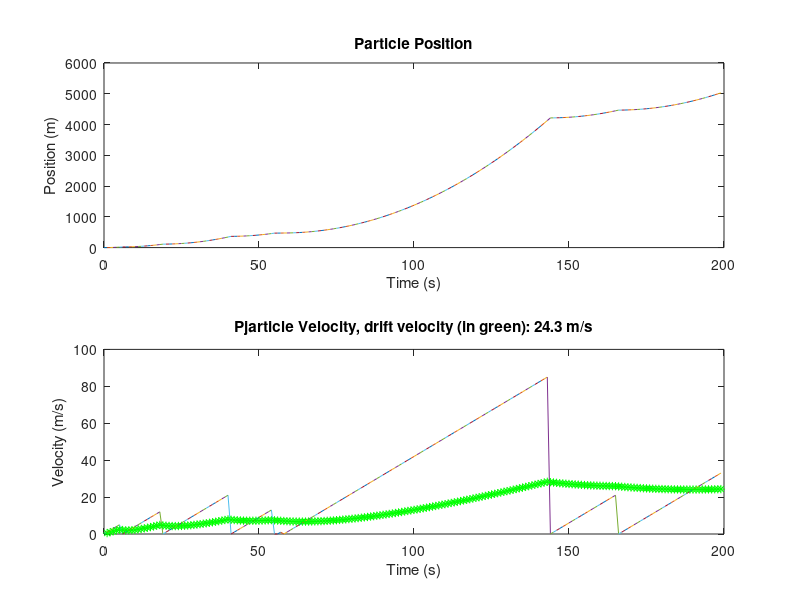

This chart was generated by the following MATLAB code:
% Initialize fundamental constants 
set(0,'DefaultFigureWindowStyle','normal')

global C
C.temp = 300;                       % Initial temperature 
C.kb = 1.3806504e-23;               % Boltzmann constant
C.m_0 = 9.10938215e-31;             % Electron mass
C.g = 9.80665;                      % metres (32.1740 ft) per s²
C.q_0 = 1.60217653e-19;             % electron charge

NumAdvances = 200; 
dt = 1;
time = 0;
distance = 0;
Ex = 0.2;

% (a) For a single electron initialize a position at x = 0 and a velocity of v = 0;
x = zeros(1,NumAdvances);

Vx = zeros(1,NumAdvances);


% (PArt b-d) Advance the electron in time updating it?s position and velocity with a force present.
figure('Name', 'Updating position and velocity')


for i=2:NumAdvances
    % F/m = eEx/m_e
    % F = (C.q_0*Ex)/(C.m_0)
    dvx = (1)*dt;
    Vx(i) = Vx(i-1) + dvx;
     
    dx = Vx(i) * dt;
    
    x(i) = x(i-1) + dx;
    distance = distance + dx;
    time = time + dt; 
    
    scattered = rand();
    prob_scattered = 0.05;
    if scattered <= prob_scattered
        Vx(i) = 0;
    end 
    
    drift_velocity = sum(Vx)/i;

     
    %figure('Name', 'Part B: Updating position and velocity')
    subplot(2,1,1);
    plot([time-dt, time], [x(i-1), x(i)]);
    pause(0.000001);
    xlabel('Time (s)');
    ylabel('Position (m)');
    title('Particle Position');
    hold on;
    
    str = sprintf('Pjarticle Velocity, drift velocity (in green): %.3d m/s', drift_velocity);

    subplot(2,1,2); 
    plot([time-dt, time], [Vx(i-1), Vx(i)]);
    pause(0.000001);
    xlabel('Time (s)');
    ylabel('Velocity (m/s)');
    title(str);
    hold on;
    plot(time, drift_velocity, 'g*');
    
    
end 


% (c) Plot the position and velocity as a movie (use plot() and hold on)
% (d) Now assign a probability of scattering of 0.05 at each time step. Using rand() decide if it scattered
% during the last time step and if so set v back to 0. Show us the movie.


% (e) Calculate the drift velocity and display it in the title.
% (f) Play with the simulator. Make if run for many particles at the same time (make x and v vectors).
% (g) Try different scattering rules and see how that effects the average (drift) velocity

% NumAdvances = 200; 
% dt = 1;
% time = 0;
% distance = 0;
% Ex = 0.2;
% 
% % (a) For a single electron initialize a position at x = 0 and a velocity of v = 0;
% x = zeros(3,NumAdvances);
% 
% Vx = zeros(3,NumAdvances);
% 
% 
% % (PArt b-d) Advance the electron in time updating it?s position and velocity with a force present.
% figure('Name', 'Updating position and velocity')
% 
% 
% for i=2:NumAdvances
%     for p=1:3
%     % F/m = eEx/m_e
%     % F = (C.q_0*Ex)/(C.m_0)
%     dvx = (1)*dt;
%     Vx(p,i) = Vx(p,i-1) + dvx;
%      
%     dx = Vx(p,i) * dt;
%     
%     x(p,i) = x(p,i-1) + dx;
%     distance = distance + dx;
%     time = time + dt; 
%     
%     scattered = rand();
%     prob_scattered = 0.5;
%     if scattered <= prob_scattered
%         Vx(p,i) = 0;
%     end 
%     
%     drift_velocity = sum(Vx(p))/i;
%     end 
%      
%     %figure('Name', 'Part B: Updating position and velocity')
%     subplot(2,1,1);
%     plot([time-dt, time], [x(1,i-1), x(1,i)]);
%     plot([time-dt, time], [x(2,i-1), x(2,i)]);
%     plot([time-dt, time], [x(3,i-1), x(3,i)]);
%     pause(0.000001);
%     xlabel('Time (s)');
%     ylabel('Position (m)');
%     title('Particle Position');
%     hold on;
%     
%     str = sprintf('Pjarticle Velocity, drift velocity (in green): %.3d m/s', drift_velocity);
% 
%     subplot(2,1,2); 
%     plot([time-dt, time], [Vx(1,i-1), Vx(1,i)]);
%     plot([time-dt, time], [Vx(2,i-1), Vx(2,i)]);
%     plot([time-dt, time], [Vx(3,i-1), Vx(3,i)]);
%     pause(0.000001);
%     xlabel('Time (s)');
%     ylabel('Velocity (m/s)');
%     title(str);
%     hold on;
%     plot(time, drift_velocity, 'g*');
%     
% end 

